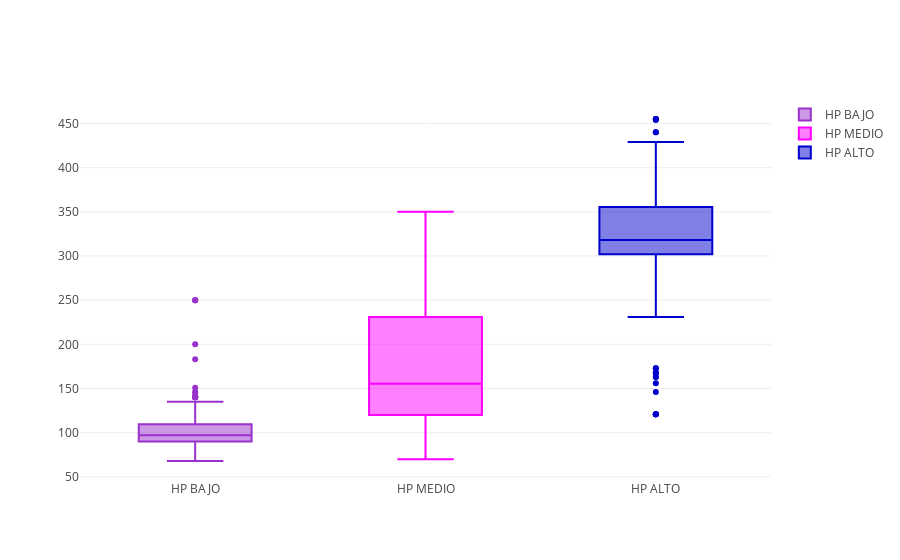

The cell this chart's notebook holds for it:
### Markdown cell above
#### Displacement vs. HP

### Code cell
trace1 = go.Box(
    y=hp1['displacement'],
    name = 'HP BAJO',
    marker = dict(
        color = '#9932cc',
    )
)
trace2 = go.Box(
    y=hp2['displacement'],
    name = 'HP MEDIO',
    marker = dict(
        color = '#ff00ff',
    )
)
trace3 = go.Box(
    y=hp3['displacement'],
    name = 'HP ALTO',
    marker = dict(
        color = '#0000cd',
    )
)
layout = go.Layout(
    title = "Boxplots HP vs. Displacement",
    
    yaxis=dict(
        title='Displacement',
        titlefont=dict(
            family='Courier New, monospace',
            size=18,
            color='#7f7f7f'
        )
    )
)
data = [trace1, trace2, trace3]
fig = go.Figure(data=data,layout=layout)
py.iplot(data)

### Figure 1 — Plotly figure (JSON) as saved in the notebook; plotly's stock layout.template omitted (floating-point values rounded to 4 significant figures; data arrays with more than 128 entries replaced by an {"elided": "..."} marker saying what was removed)
{"data": [{"marker": {"color": "#9932cc"}, "name": "HP BAJO", "type": "box", "y": {"elided": "132 float values"}}, {"marker": {"color": "#ff00ff"}, "name": "HP MEDIO", "type": "box", "y": {"elided": "144 int values"}}, {"marker": {"color": "#0000cd"}, "name": "HP ALTO", "type": "box", "y": [307, 350, 318, 304, 302, 429, 454, 440, 455, 390, 383, 340, 400, 455, 121, 360, 307, 318, 304, 350, 400, 351, 318, 383, 400, 400, 350, 400, 318, 351, 304, 429, 350, 350, 400, 304, 307, 302, 318, 121, 350, 304, 350, 302, 318, 429, 400, 351, 318, 440, 455, 360, 400, 400, 360, 350, 350, 400, 121, 318, 156, 350, 302, 350, 318, 302, 304, 400, 350, 318, 351, 302, 121, 305, 318, 304, 351, 318, 168, 350, 350, 302, 318, 305, 318, 302, 400, 350, 400, 351, 318, 302, 258, 305, 231, 302, 318, 163, 121, 163, 231, 305, 302, 351, 318, 350, 351, 267, 360, 350, 173, 173, 168, 168, 146, 232]}], "layout": {}}
